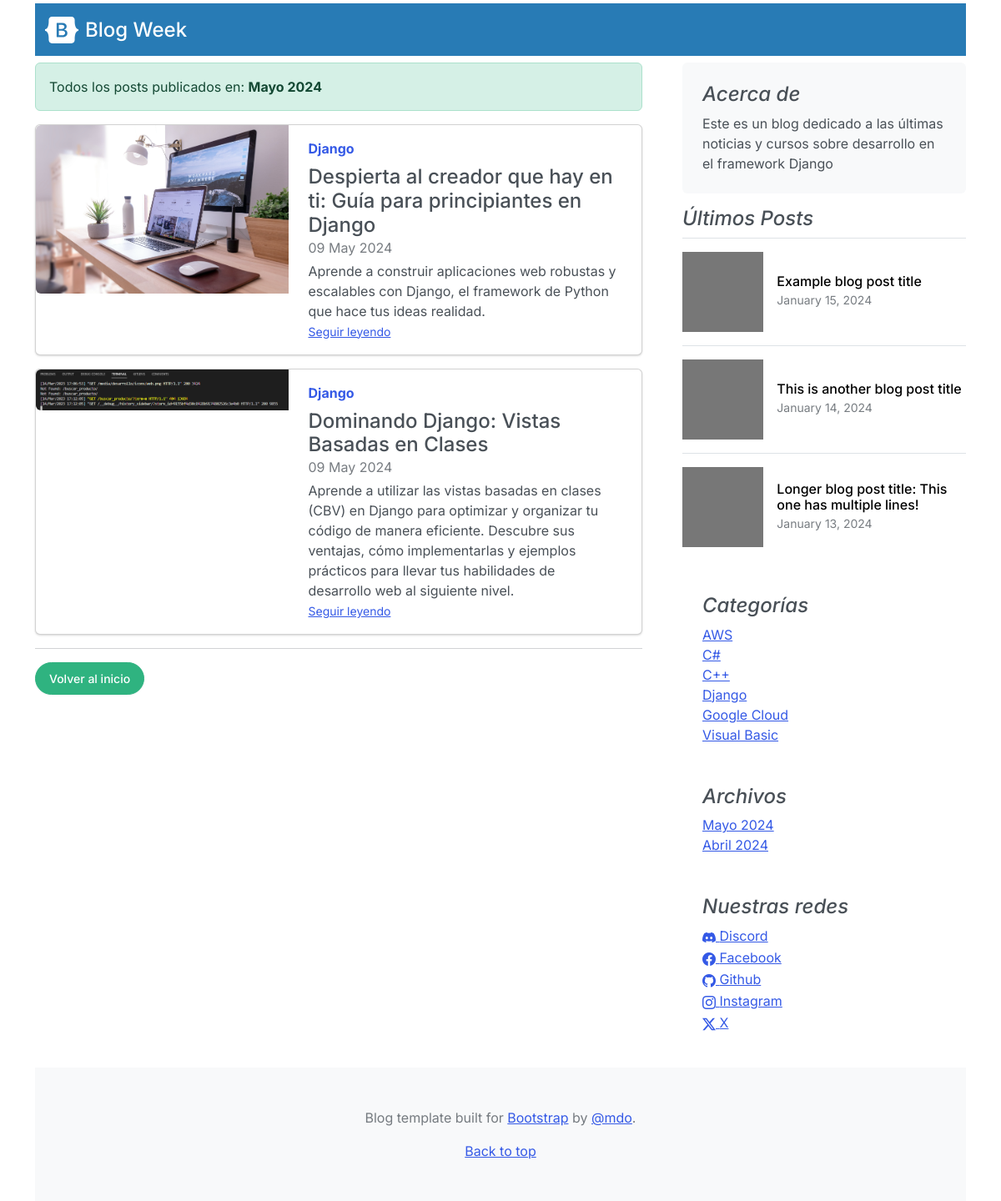
The app's page /dates/5/2024 with its own data.
### core/models.py (models this page shows, shortened)
class Post(models.Model):
    title = models.CharField(max_length=250, verbose_name="Título")
    excerpt = models.TextField(verbose_name="Bajada")
    content = RichTextField(verbose_name="Contenido")
    image = models.ImageField(
        upload_to="posts", verbose_name="Imagen", null=True, blank=True)
    published = models.BooleanField(default=False, verbose_name="Publicado")
    created = models.DateTimeField(
        auto_now_add=True, verbose_name="Fecha de creación")
    updated = models.DateTimeField(
        auto_now=True, verbose_name="Fecha de modificación")
    category = models.ForeignKey(
        Category, on_delete=models.CASCADE, verbose_name="Categoría", related_name="get_posts")
    author = models.ForeignKey(
        Author, on_delete=models.CASCADE, verbose_name="Autor", related_name="get_posts")
    tags = models.ManyToManyField(Tag, verbose_name="Etiquetas")
    likes = models.ManyToManyField(User, related_name="blog_posts", verbose_name="Me gusta")
    dislikes = models.ManyToManyField(User, verbose_name="No me gusta")
    class Meta:
        verbose_name = "Publicación"
        verbose_name_plural = "Publicaciones"
        ordering = ['title']

class Category(models.Model):
    name = models.CharField(max_length=200, verbose_name="nombre", unique=True)
    active = models.BooleanField(default=True, verbose_name="Activo")
    created = models.DateTimeField(
        auto_now_add=True, verbose_name="Fecha de creación")
    updated = models.DateTimeField(
        auto_now=True, verbose_name="Fecha de modificación")
    class Meta:
        verbose_name = "Categoría"
        verbose_name_plural = "Categorías"
        ordering = ['name']
    def __str__(self) -> str:
        return self.name

class About(models.Model):
    description = models.CharField(max_length=350, verbose_name="Descripción")
    created = models.DateTimeField(
        auto_now_add=True, verbose_name="Fecha de creación")
    updated = models.DateTimeField(
        auto_now=True, verbose_name="Fecha de modificación")
    class Meta:
        verbose_name = "Acerca de"
        verbose_name_plural = "Acerca de nosotros"
        ordering = ['created']
    def __str__(self) -> str:
        return self.description

class Link(models.Model):
    key = models.CharField(max_length=100, verbose_name="Key Link")
    name = models.CharField(max_length=120, verbose_name="Red Social")
    url = models.URLField(max_length=350, blank=True,
                          null=True, verbose_name="Enlace")
    icon = models.CharField(max_length=100, blank=True,
                            null=True, verbose_name="Icono")
    created = models.DateTimeField(
        auto_now_add=True, verbose_name="Fecha de Creación")
    updated = models.DateTimeField(
        auto_now=True, verbose_name="Fecha de modificación")
    class Meta:
        verbose_name = "Red Social"
        verbose_name_plural = "Redes Sociales"
        ordering = ['name']
    def __str__(self) -> str:
        return self.name

### core/views.py (the view)
# urls.py: path("dates/<int:month>/<int:year>", dates, name="dates"),
def dates(request, month, year):
    try:
        posts = Post.objects.filter(published = True, created__month = month, created__year =year)
        date = datetime.date(year, month, 1)
        return render(request, "core/dates.html", {'posts': posts,
                                                   'date': date})
    except:
        return render(request, "core/404.html")

### core/processors.py (called while the page is built)
def ctx_dic_about(request):
    ctx_about = {}
    ctx_about['ABOUT'] = About.objects.latest('created') # BUSCA EL ULTIMO CAMPO CREADO EN ABOUT (DE ACUERDO A LA FECHA DE CREACIÓN)
    return ctx_about

def ctx_dic_category(request):
    ctx_category = {}
    ctx_category['categories'] = Category.objects.filter(active=True)
    return ctx_category

def ctx_dic_link(request):
    ctx_link = {}
    links = Link.objects.all()
    for link in links:
        ctx_link[link.key] = {'url': link.url,
                                'icon': link.icon}
    print(ctx_link)
    return ctx_link

def ctx_dic_link2(request):
    ctx_link2 = {}
    ctx_link2['redes_sociales'] = Link.objects.all()
    print(ctx_link2)
    return ctx_link2

def ctx_dic_history(request):
    ctx_history = {}
    ctx_history['dates'] = Post.objects.dates("created","month", order="DESC").distinct()
    return ctx_history

### core/templates/core/dates.html
{% extends "core/base.html" %}
{% load static %}
{% block content %}
<div class="alert alert-success" role="alert">
    Todos los posts publicados en: <strong>{{ date|date:"F Y"|capfirst }}</strong>
</div>
    {% for post in posts %}
    <div class="card mb-3">
        <div class="row g-0">
            <div class="col-md-5">
                <img src={{ post.image.url }} class="img-fluid rounded-start" alt="...">
            </div>
            <div class="col-md-7">
                <div class="card-body">
                    <strong class="d-inline-block mb-2 text-primary">{{ post.category }}</strong>
                    <h4 class="mb-0">{{ post.title }}</h4>
                    <div class="mb-1 text-muted">{{ post.created|date:"d M Y" }}</div>
                    <p class="card-text mb-auto">{{ post.excerpt }}</p>
                    <p class="card-text"><small class="text-muted"><a href={% url "post" post.id %}
                                class="stretched-link">Seguir
                                leyendo</a></small></p>
                </div>
            </div>
        </div>
    </div>
    {% empty %}
        <div class="alert alert-danger" role="alert">
            <strong>No hay posts publicados en: {{ category.name }}</strong>
        </div>
    {% endfor %}
    <hr>
    {% if request.path != '/' %}
    <div class="my-3">
        <a class="btn btn-success rounded-pill" href={% url "home" %}>Volver al inicio</a>
    </div>
    {% endif %}
{% endblock %}

### core/templates/core/base.html (shortened to what this page needs)
<!DOCTYPE html>
<html lang="es">
<head>
    <link rel="stylesheet" href="https://cdn.jsdelivr.net/npm/bootstrap-icons@1.11.3/font/bootstrap-icons.min.css">
    {% load static %}
    <link href={% static "core/css/bootstrap.min.css" %} rel="stylesheet">
    <link href={% static "css/blog.css" %} rel="stylesheet">
</head>
<body>
    <div class="container">
        <nav class="mt-1 navbar navbar-expand-lg bg-info" data-bs-theme="dark">
            <div class="container-fluid">
                <a href="/"
                    class="d-flex align-items-center mb-3 mb-md-0 me-md-auto link-body-emphasis text-decoration-none">
                    <img class="bi me-2" width="40" height="32" src={% static "core/img/bootstrap-logo-white.svg" %}
                        alt="">
                    <span class="fs-4">Blog Week</span>
                </a>
            </div>
        </nav>
        <main class="mt-2">
            <div class="row g-5">
                <div class="col-md-8">
                    {% block content %} {% endblock %}
                </div>
                <aside class="col-md-4">
                    <div class="position-sticky" style="top: 2rem;">
                        <div class="p-4 mb-3 bg-body-tertiary rounded">
                            <h4 class="fst-italic">Acerca de</h4>
                            <p class="mb-0">{{ ABOUT }}</p>
                        </div>
                        <div>
                            <h4 class="fst-italic">Últimos Posts</h4>
                            <ul class="list-unstyled">
                                <li>
                                    <a class="d-flex flex-column flex-lg-row gap-3 align-items-start align-items-lg-center py-3 link-body-emphasis text-decoration-none border-top"
                                        href="#">
                                        <svg class="bd-placeholder-img" width="100%" height="96"
                                            xmlns="http://www.w3.org/2000/svg" aria-hidden="true"
                                            preserveAspectRatio="xMidYMid slice" focusable="false">
                                            <rect width="100%" height="100%" fill="#777" />
                                        </svg>
                                        <div class="col-lg-8">
                                            <h6 class="mb-0">Example blog post title</h6>
                                            <small class="text-body-secondary">January 15, 2024</small>
                                        </div>
                                    </a>
                                </li>
                                <li>
                                    <a class="d-flex flex-column flex-lg-row gap-3 align-items-start align-items-lg-center py-3 link-body-emphasis text-decoration-none border-top"
                                        href="#">
                                        <svg class="bd-placeholder-img" width="100%" height="96"
                                            xmlns="http://www.w3.org/2000/svg" aria-hidden="true"
                                            preserveAspectRatio="xMidYMid slice" focusable="false">
                                            <rect width="100%" height="100%" fill="#777" />
                                        </svg>
                                        <div class="col-lg-8">
                                            <h6 class="mb-0">This is another blog post title</h6>
                                            <small class="text-body-secondary">January 14, 2024</small>
                                        </div>
                                    </a>
                                </li>
                                <li>
                                    <a class="d-flex flex-column flex-lg-row gap-3 align-items-start align-items-lg-center py-3 link-body-emphasis text-decoration-none border-top"
                                        href="#">
                                        <svg class="bd-placeholder-img" width="100%" height="96"
                                            xmlns="http://www.w3.org/2000/svg" aria-hidden="true"
                                            preserveAspectRatio="xMidYMid slice" focusable="false">
                                            <rect width="100%" height="100%" fill="#777" />
                                        </svg>
                                        <div class="col-lg-8">
                                            <h6 class="mb-0">Longer blog post title: This one has multiple lines!</h6>
                                            <small class="text-body-secondary">January 13, 2024</small>
                                        </div>
                                    </a>
                                </li>
                            </ul>
                        </div>
                        <div class="p-4">
                            <h4 class="fst-italic">Categorías</h4>
                            <ol class="list-unstyled mb-0">
                                {% for item in categories %}
                                    <li><a href={% url "category" item.id %}>{{item.name}}</a></li>
                                {% endfor %}
                            </ol>
                        </div>
                        <div class="p-4">
                            <h4 class="fst-italic">Archivos</h4>
                            <ol class="list-unstyled mb-0">
                                {% for item in dates %}
                                    <li><a href={% url "dates" item.month item.year %}>{{ item|date:"F Y"|capfirst }}</a></li>
                                {% endfor %}
                            </ol>
                        </div>
                        <div class="p-4">
                            <h4 class="fst-italic">Nuestras redes</h4>
                            <ol class="list-unstyled">
                                {% for item in redes_sociales %}
                                    {% if item.url %}
                                        <li><a href={{ item.url }}><i class="{{ item.icon }}"></i> {{ item.name }}</a></li>
                                    {% endif %}
                                {% endfor%}
                            </ol>
                        </div>
                    </div>
                </aside>
            </div>
        </main>
        <footer class="py-5 text-center text-body-secondary bg-body-tertiary">
            <p>Blog template built for <a href="https://getbootstrap.com/">Bootstrap</a> by <a
                    href="https://twitter.com/mdo">@mdo</a>.</p>
            <p class="mb-0">
                <a href="#">Back to top</a>
            </p>
        </footer>
    </div>
</body>
</html>

### core/static/core/css/blog.css (style rules this page uses)
.bd-placeholder-img { font-size: 1.125rem; text-anchor: middle; -webkit-user-select: none; -moz-user-select: none; user-select: none; }
.bi { vertical-align: -.125em; fill: currentColor; }

### records on screen
Post: image (picture), category "Django", title "Despierta al creador que hay en ti: Guía para principiantes en Django", created "09 May 2024", excerpt "Aprende a construir aplicaciones web robustas y escalables con Django, el framework de Python que hace tus ideas realidad."
Post: image (picture), category "Django", title "Dominando Django: Vistas Basadas en Clases", created "09 May 2024", excerpt "Aprende a utilizar las vistas basadas en clases (CBV) en Django para optimizar y organizar tu código de manera eficiente. Descubre sus ventajas, cómo implementarlas y ejemplos prácticos para llevar tus habilidades de desarrollo web al siguiente nivel."
About: description "Este es un blog dedicado a las últimas noticias y cursos sobre desarrollo en el framework Django"
Category: name "AWS"
Category: name "C#"
Category: name "C++"
Category: name "Django"
Category: name "Google Cloud"
Category: name "Visual Basic"
Link: name "Discord"
Link: name "Facebook"
Link: name "Github"
Link: name "Instagram"
Link: name "X"

### other values on screen
{{ date|date:"F Y"|capfirst }} "Mayo 2024"
{{ item|date:"F Y"|capfirst }} "Mayo 2024" "Abril 2024"
